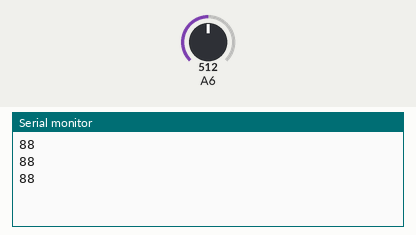
The sketch below on a simulated Arduino Uno, built for the host (arithmetic inside an expression is 32-bit, double 64-bit). On the bench: the last lines printed to the serial monitor. The test bench sets the inputs (shaded band); at power-on: A6 = 512.

Above: at 1.3 s.
1.4 s: A6 set to 716
At 1.9 s:
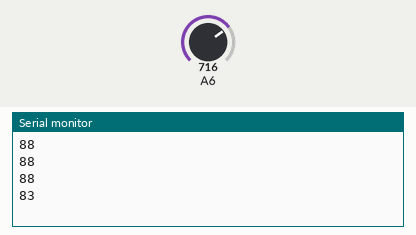
2.9 s: A6 set to 900
At 3.4 s:
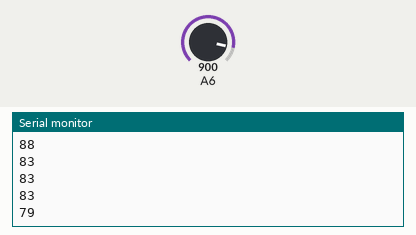
Timing chart, 0 to 5.9 s (numbered marks = the images above; inputs shaded):
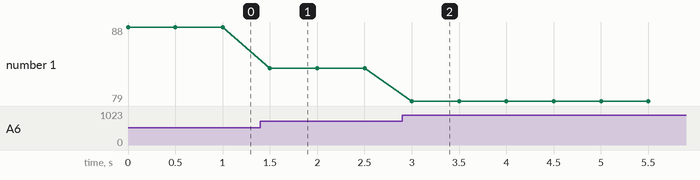

The sketch:

Soil_Moisture_Sensor_testing.ino
```cpp
#define MoisturePin PA6
void setup() {
  // put your setup code here, to run once:
  pinMode(MoisturePin, INPUT); // soil moisture reader pin
  Serial.begin(9600);
}

void loop() {
  // put your main code here, to run repeatedly:
   int MoistureValue= analogRead(MoisturePin);
   Serial.println(100-MoistureValue*100/4095);
  delay(500);// 0.5 sec delay
}
```

Measured:
- after the input at 1.4 s, the serial monitor: prints a new line after 0.10 s (image 1)
- after the input at 2.9 s, the serial monitor: prints a new line after 0.10 s (image 2)
- plotted number 1: 88 → 83 after the input at 1.4 s, 83 → 79 after the input at 2.9 s
